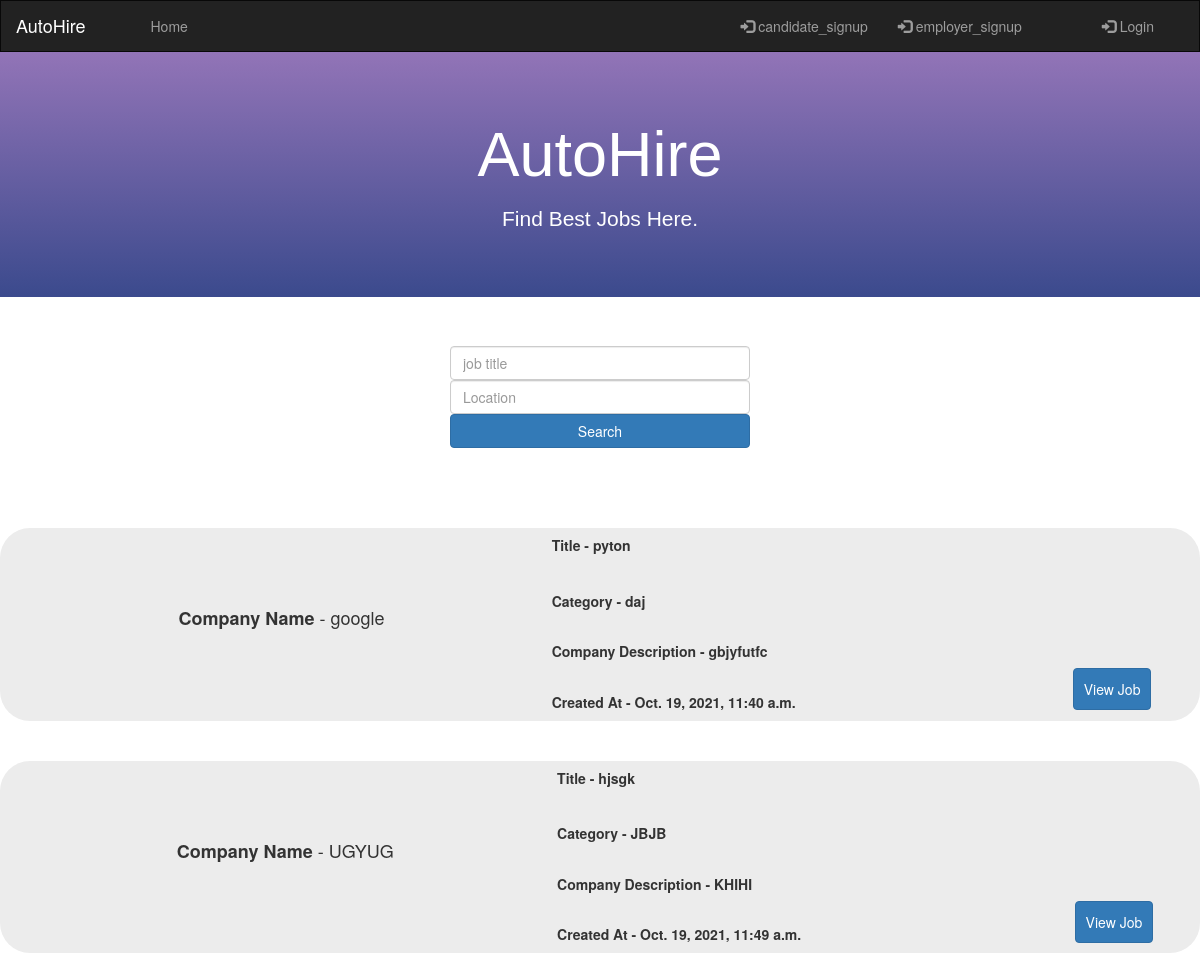
The page / on the database its author committed.
### home/models.py (models this page shows, shortened)
class Job(models.Model):
    JOB_TYPE = (
    ('1', "Full time"),
    ('2', "Part time"),
    ('3', "Internship"),
)
    user = models.ForeignKey(User, on_delete=models.CASCADE)
    title = models.CharField(max_length=300)
    description = models.TextField()
    location = models.CharField(max_length=150)
    type = models.CharField(choices=JOB_TYPE, max_length=10)
    category = models.CharField(max_length=100)
    last_date = models.DateTimeField()
    company_name = models.CharField(max_length=100)
    company_description = models.CharField(max_length=300)
    website = models.CharField(max_length=100, default="")
    created_at = models.DateTimeField(default=timezone.now)
    filled = models.BooleanField(default=False)

### home/views.py (the view)
# urls.py: path('', views.index, name='index'),
def index(request):
	job = Job.objects.all()
	return render(request, 'home/index.html', {'job':job})

### home/templates/home/index.html (shortened to what this page needs)
{% load has_group %}
<!DOCTYPE html>
<html lang="en">
<head>
  <link rel="stylesheet" href="https://maxcdn.bootstrapcdn.com/bootstrap/3.4.1/css/bootstrap.min.css">
</head>
<body>
<nav class="navbar navbar-inverse">
  <div class="container-fluid">
    <div class="navbar-header">
      <h4 class="top-heading">AutoHire</h4>
    </div>
    <div class="collapse navbar-collapse" id="myNavbar">
      <ul class="nav navbar-nav">
        <li><a href="{% url 'home:index' %}">Home</a></li>
        </ul>
      <ul class="nav navbar-nav navbar-right">
      {% if user.is_authenticated %}
        {% if request.user|has_group:"Employer" %}
          <li><a href="{% url 'home:recivejobapplications' %}" class="mr-2 text-light">Applicants</a></li>
          <li><a href="{% url 'home:job' %}" class="mr-2 text-light">Post Job</a></li>
        {% elif request.user|has_group:"Candidate" %}
          <li><a href="{% url 'home:job_create_list' %}" class="mr-2 text-light" >Jobs</a></li>
          <li><a href="{% url 'resume:resume' %}" class="mr-2 text-light" >Resume</a></li>
          <li><a href="{% url 'home:after_apply' %}" class="mr-2 text-light" >history</a></li>
        {% endif %}
        <li><a href="{% url 'accounts:logout' %}">{% csrf_token %}<span class="glyphicon glyphicon-log-in"></span> Logout</a></li>
      </ul>
      {% else %}
      <ul class="nav navbar-nav navbar-right">
      <li><a href="{% url 'accounts:login' %}"><span class="glyphicon glyphicon-log-in"></span> Login</a></li>
      </ul>
      <ul class="nav navbar-nav navbar-right">
        <li><a href="{% url 'accounts:candidate_signup' %}"><span class="glyphicon glyphicon-log-in"></span> candidate_signup</a></li>
        <li><a href="{% url 'accounts:employer_signup' %}"><span class="glyphicon glyphicon-log-in"></span> employer_signup</a></li>
      </ul>
      {% endif %}
    </div>
  </div>
</nav>
<div class="jumbotron" style="
  font-family: Montserrat,sans-serif;
  background-image: linear-gradient(180deg, #9274b7, #3b4a8d);
  " >
  <div class="container text-center" style="color:white">
    <p  ><h1>AutoHire</h1></p>
    <p style="color:white;">Find Best Jobs Here.</p>
  </div>
</div>
<div class="container" style="display:flex; justify-content:center; align-items: center;">
  <div class='d-flex'>
    <div class="d-flex justify-content-center">
      <form method='POST' action="{% url 'home:search' %}">
        <div class='row' style="margin-top:7%; margin-bottom:40px">
          <div class='col'>
            <input class="form-control" name='title' style="width:300px" type='text' placeholder="job title">
          </div>
          <div class='col'>
            <input class="form-control" name='location' style="width:300px" type='text' placeholder="Location">
          </div>
          <div class='col'>
            <button type="submit" style="width:300px" type='submit' class='btn btn-primary'>Search</button>
          </div>
        </div>
      </form>
    </div>
  </div>
</div>
{% for j in job %}
  <div class = "card-text">
  <div class="main-job-container">
    <div class = "main-job-heading">
    <h4 class= "center"><b>Company Name</b> - {{ j.company_name }}</h4>
    </div>
    <div class = "job-detail">
    <h5><b>Title - {{ j.title }}</h5><br>
    <h5><b>Category - {{ j.category }}<h5><br>
    <h5><b>Company Description - {{ j.company_description }}</h5><br>
    <h5><b>Created At - {{ j.created_at }}</h5>
    </div>
        <div class = "main-job-button">
        <a href="{% url 'home:job_detail' j.id %}" class="btn btn-primary center">View Job</a>
        </div>
      </div>
      </div>
{% endfor %}
</body>
</html>

### home/templates/home/index.html (style rules this page uses)
.navbar { margin-bottom: 0; border-radius: 0; }
ul.nav.navbar-nav { margin: 0 0 0 50px; }
.top-heading { margin-top:15px; color:#fff; }
.card-text { width: 1200px; margin: 40px auto; background: #ececec; border-radius: 30px; }
.main-job-container { display: flex; justify-content: space-around; }
.main-job-heading { position: relative; max-height: 200px; height: auto; width: auto; top: 70px; left: 60px; }
.main-job-button { position: relative; max-height: 200px; height: auto; width: auto; top: 140px; left: 60px; }
.center { width: auto; height: auto; margin: 0 auto; padding: 10px; position: relative; }

### rows shown on the page
Job: company_name "google", title "pyton", category "daj", company_description "gbjyfutfc", created_at "Oct. 19, 2021, 11:40 a.m."
Job: company_name "UGYUG", title "hjsgk", category "JBJB", company_description "KHIHI", created_at "Oct. 19, 2021, 11:49 a.m."
